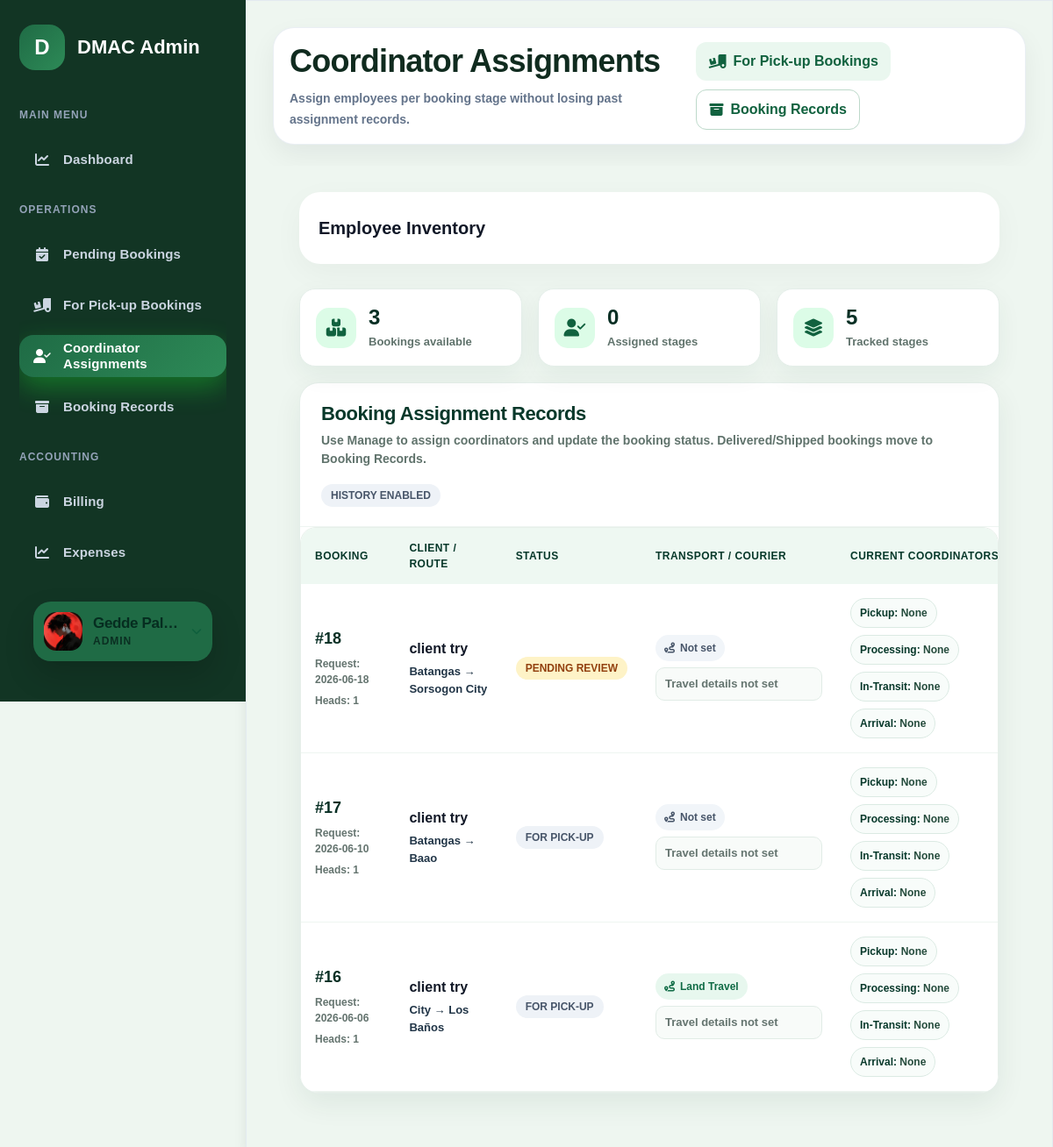
/dmac-shipping/app/views/staff/assignments.php (signed in), run on the app's committed database.
### tables this page shows
CREATE TABLE `employee` (
  `emp_ID` int(11) NOT NULL,
  `dept_ID` int(11) NOT NULL,
  `emp_firstname` varchar(255) NOT NULL,
  `emp_lastname` varchar(255) NOT NULL,
  `emp_contact` varchar(20) NOT NULL,
  `emp_email` varchar(255) NOT NULL,
  `emp_password` varchar(255) NOT NULL,
  `registered_since` timestamp NOT NULL DEFAULT current_timestamp(),
  `deleted_at` timestamp NULL DEFAULT NULL,
  `account_status` enum('pending','approved','rejected') NOT NULL DEFAULT 'pending',
  `is_super_admin` tinyint(1) NOT NULL DEFAULT 0,
  `last_login_at` datetime DEFAULT NULL,
  `failed_login_count` int(11) NOT NULL DEFAULT 0,
  `locked_until` datetime DEFAULT NULL,
  `force_password_change` tinyint(1) NOT NULL DEFAULT 0,
  `profile_image` varchar(255) DEFAULT NULL
);

CREATE TABLE `booking` (
  `booking_ID` int(11) NOT NULL,
  `client_ID` int(11) NOT NULL,
  `pickup_ID` int(11) NOT NULL,
  `receiver_ID` int(11) NOT NULL,
  `transport_ID` int(11) DEFAULT NULL,
  `booking_status` enum('PENDING REVIEW','PROCESSING','FOR PICK-UP','PREPARING FOR TRANSIT','IN TRANSIT','DELIVERED/SHIPPED','CANCELLED') NOT NULL DEFAULT 'PENDING REVIEW',
  `booking_startdate` timestamp NOT NULL DEFAULT current_timestamp(),
  `booking_requestdate` date DEFAULT NULL,
  `booking_enddate` date DEFAULT NULL,
  `terms_accepted` tinyint(1) NOT NULL DEFAULT 0,
  `insurance_accepted` tinyint(1) NOT NULL DEFAULT 0,
  `agreement_accepted_at` timestamp NULL DEFAULT NULL
);

CREATE TABLE `client` (
  `client_ID` int(11) NOT NULL,
  `client_firstname` varchar(255) NOT NULL,
  `client_lastname` varchar(255) NOT NULL,
  `client_contact` varchar(20) NOT NULL,
  `client_email` varchar(255) NOT NULL,
  `client_password` varchar(255) NOT NULL,
  `created_at` timestamp NOT NULL DEFAULT current_timestamp(),
  `deleted_at` timestamp NULL DEFAULT NULL,
  `last_login_at` datetime DEFAULT NULL,
  `failed_login_count` int(11) NOT NULL DEFAULT 0,
  `locked_until` datetime DEFAULT NULL,
  `profile_image` varchar(255) DEFAULT NULL
);

CREATE TABLE `pickup` (
  `pickup_ID` int(11) NOT NULL,
  `contact_firstname` varchar(255) NOT NULL,
  `contact_lastname` varchar(255) NOT NULL,
  `contact_number` varchar(20) NOT NULL,
  `pickup_street` varchar(255) NOT NULL,
  `pickup_municipality` varchar(255) NOT NULL,
  `pickup_province` varchar(255) NOT NULL,
  `pickup_fee` decimal(10,2) DEFAULT 0.00
);

CREATE TABLE `receiver` (
  `receiver_ID` int(11) NOT NULL,
  `receiver_firstname` varchar(255) NOT NULL,
  `receiver_lastname` varchar(255) NOT NULL,
  `receiver_contact` varchar(20) NOT NULL,
  `receiver_street` varchar(255) NOT NULL,
  `receiver_municipality` varchar(255) NOT NULL,
  `receiver_province` varchar(255) NOT NULL
);

### dmac-shipping/app/views/staff/assignments.php (the view, shortened to what the rows shown need)
<?php
require_once __DIR__ . '/../../helpers/staff_nav.php';
require_once __DIR__ . '/../../models/Employee.php';
$db = (new Database())->getConnection();
$model = new Employee($db);
$bookings = $model->getBookingsForCoordinatorAssignments();
$bookingIds = array_column($bookings, 'booking_ID');
$currentAssignments = $model->getCurrentStageAssignments($bookingIds);
function h($value) {
    return htmlspecialchars((string)$value, ENT_QUOTES, 'UTF-8');
}
function stageLabel($stage) {
    return [
        'PICKUP' => 'Pickup',
        'PROCESSING' => 'Processing',
        'IN_TRANSIT' => 'In-Transit',
        'ARRIVAL' => 'Arrival',
        'DELIVERED' => 'Delivered'
    ][$stage] ?? $stage;
}
function statusClass($status) {
    $status = strtoupper((string)$status);
    if (strpos($status, 'PENDING') !== false) return 'status-pending';
    return 'status-default';
}
function assignmentShipmentTypeLabel($booking) {
    $id = !empty($booking['transport_ID']) ? (int)$booking['transport_ID'] : 0;
    $type = strtoupper(trim((string)($booking['shipment_type'] ?? '')));
    if ($id === 2 || $type === 'LAND') return 'Land Travel';
    return 'Not set';
}
function assignmentCourierDetails($booking) {
    $id = !empty($booking['transport_ID']) ? (int)$booking['transport_ID'] : 0;
    $type = strtoupper(trim((string)($booking['shipment_type'] ?? '')));
    $items = [];
    if ($id === 1 || $type === 'AIR') {
        if (!empty($booking['shipper_agent'])) {
            $items[] = '<strong>Shipper Agent:</strong> ' . h($booking['shipper_agent']);
        }
        if (!empty($booking['airline_name'])) {
            $items[] = '<strong>Airline:</strong> ' . h($booking['airline_name']);
        }
        if (!empty($booking['flight_reference_number'])) {
            $items[] = '<strong>Flight Ref:</strong> ' . h($booking['flight_reference_number']);
        }
    } elseif ($id === 2 || $type === 'LAND') {
        $driverName = trim(($booking['driver_firstname'] ?? '') . ' ' . ($booking['driver_lastname'] ?? ''));
    }
    if (!$items) {
        return '<span class="muted">Travel details not set</span>';
    }
    return implode('<br>', $items);
}
$displayStages = ['PICKUP', 'PROCESSING', 'IN_TRANSIT', 'ARRIVAL'];
?>
<!doctype html>
<html>
<head>
    <link href="https://cdn.jsdelivr.net/npm/bootstrap@5.3.3/dist/css/bootstrap.min.css" rel="stylesheet">
    <link rel="stylesheet" href="../../../public/css/all.css">
<link rel="stylesheet" href="https://cdnjs.cloudflare.com/ajax/libs/font-awesome/6.4.0/css/all.min.css">
</head>
<body class="dashboard-body">
<?php showStaffSidebar(); ?>
<div class="main-content">
    <header>
        <div class="header-title">
            <h1>Coordinator Assignments</h1>
        </div>
    </header>
    <main>
        <section class="assignment-panel">
            <div class="panel-head">
                <div>
                    <h2>Booking Assignment Records</h2>
                </div>
            </div>
            <?php if (empty($bookings)): ?>
                <div class="empty-state"><i class="fa-regular fa-folder-open"></i><br>No bookings available for assignment.</div>
            <?php else: ?>
                <div class="assign-table-wrap">
                    <table class="assign-table">
                        <thead>
                            <tr>
                                <th>Booking</th>
                                <th>Client / Route</th>
                                <th>Status</th>
                                <th>Transport / Courier</th>
                                <th>Current Coordinators</th>
                            </tr>
                        </thead>
                        <tbody>
                            <?php foreach ($bookings as $booking): ?>
                                <?php
                                    $bookingId = (int)$booking['booking_ID'];
                                    $currentRows = $currentAssignments[$bookingId] ?? [];
                                ?>
                                <tr>
                                    <td>
                                        <div class="booking-title">#<?= h($bookingId) ?></div>
                                        <div class="meta-line">Request: <?= h($booking['booking_requestdate']) ?></div>
                                        <div class="meta-line">Heads: <?= h($booking['total_heads']) ?></div>
                                    </td>
                                    <td>
                                        <div><strong><?= h($booking['client_firstname'] . ' ' . $booking['client_lastname']) ?></strong></div>
                                        <div class="route-text"><?= h($booking['pickup_municipality'] . ' → ' . $booking['receiver_municipality']) ?></div>
                                    </td>
                                    <td><span class="status-badge <?= h(statusClass($booking['booking_status'])) ?>"><?= h($booking['booking_status']) ?></span></td>
                                    <td>
                                        <?php
                                            $type = strtoupper(trim((string)($booking['shipment_type'] ?? '')));
                                            $typeClass = $type === 'AIR' ? 'air' : ($type === 'LAND' ? '' : 'notset');
                                        ?>
                                        <div class="transport-mini">
                                            <span class="pill <?= h($typeClass) ?>"><i class="fa-solid fa-route"></i> <?= h(assignmentShipmentTypeLabel($booking)) ?></span>
                                            <div class="transport-details"><?= assignmentCourierDetails($booking) ?></div>
                                        </div>
                                    </td>
                                    <td>
                                        <div class="stage-chips">
                                            <?php foreach ($displayStages as $stage): ?>
                                                <?php $current = $currentRows[$stage] ?? null; ?>
                                                <span class="stage-chip <?= $current ? 'assigned' : '' ?>">
                                                    <strong><?= h(stageLabel($stage)) ?>:</strong>
                                                    <?= $current ? h($current['emp_firstname'] . ' ' . $current['emp_lastname']) : 'None' ?>
                                                </span>
                                            <?php endforeach; ?>
                                        </div>
                                    </td>
                                </tr>
                            <?php endforeach; ?>
                        </tbody>
                    </table>
                </div>
            <?php endif; ?>
        </section>
    </main>
</div>
</body>
</html>

### dmac-shipping/app/helpers/staff_nav.php (shortened to what the rows shown need)
<?php
function dmacStaffSidebarProfileData() {
    $data = [
        'name' => $_SESSION['employee_name'] ?? 'Admin User',
        'subtitle' => $_SESSION['employee_role'] ?? 'Staff Account',
        'image' => ''
    ];
    try {
        $empID = (int)($_SESSION['employee_id'] ?? 0);
        if ($empID > 0) {
            $db = (new Database())->getConnection();
            $stmt = $db->prepare("SELECT emp_firstname, emp_lastname, emp_email, profile_image FROM employee WHERE emp_ID = ? LIMIT 1");
            $stmt->execute([$empID]);
            $row = $stmt->fetch(PDO::FETCH_ASSOC);
            if ($row) {
                $fullName = trim(($row['emp_firstname'] ?? '') . ' ' . ($row['emp_lastname'] ?? ''));
                if ($fullName !== '') {
                    $data['name'] = $fullName;
                }
                $data['image'] = $row['profile_image'] ?? '';
            }
        }
    } catch (Exception $e) {
        error_log('Staff sidebar profile load error: ' . $e->getMessage());
    }
    return $data;
}
function dmacSidebarImageSrc($path) {
    $path = trim((string)$path);
    $path = ltrim($path, '/');
    return '../../../' . $path;
}
function dmacStaffProfileCard() {
    $profile = dmacStaffSidebarProfileData();
    $imageSrc = dmacSidebarImageSrc($profile['image'] ?? '');
?>
    <div class="sidebar-profile">
        <button type="button" class="sidebar-profile-toggle" aria-expanded="false">
            <span class="sidebar-profile-avatar">
                <?php if ($imageSrc): ?>
                    <img src="<?= htmlspecialchars($imageSrc, ENT_QUOTES, 'UTF-8') ?>" alt="Profile Picture">
                <?php else: ?>
                    <i class="fa-solid fa-circle-user"></i>
                <?php endif; ?>
            </span>
        </button>
    </div>
<?php
}
function showStaffSidebar($title = 'DMAC Admin') {
?>
<aside class="sidebar staff-sidebar">
    <div class="brand">
        <div>
            <h2><?= htmlspecialchars($title, ENT_QUOTES, 'UTF-8') ?></h2>
        </div>
    </div>
    <?php dmacStaffProfileCard(); ?>
</aside>
<?php
}
?>

### data on the page
employee: profile_image (picture)
booking: booking_ID "18", booking_requestdate "2026-06-18", total_heads "1", client_ID.client_lastname "client try", pickup_ID.receiver_municipality "Batangas → Sorsogon City", booking_status "PENDING REVIEW", booking "Not set", stage "Pickup", stage "Processing", stage "In-Transit", stage "Arrival"
booking: booking_ID "17", booking_requestdate "2026-06-10", total_heads "1", client_ID.client_lastname "client try", pickup_ID.receiver_municipality "Batangas → Baao", booking_status "FOR PICK-UP", booking "Not set", stage "Pickup", stage "Processing", stage "In-Transit", stage "Arrival"
booking: booking_ID "16", booking_requestdate "2026-06-06", total_heads "1", client_ID.client_lastname "client try", pickup_ID.receiver_municipality "City → Los Baños", booking_status "FOR PICK-UP", transport_ID "Land Travel", stage "Pickup", stage "Processing", stage "In-Transit", stage "Arrival"

### other printed values
$title "DMAC Admin"
$label "Dashboard Pending Bookings For Pick-up Bookings Coordinator Assignments Booking Records Billing Expenses"
$profile['name'] "Gedde Pal…"
$profile['subtitle'] "ADMIN"
$totalBookings "3"
$totalAssignedStages "0"
count($stages) "5"
